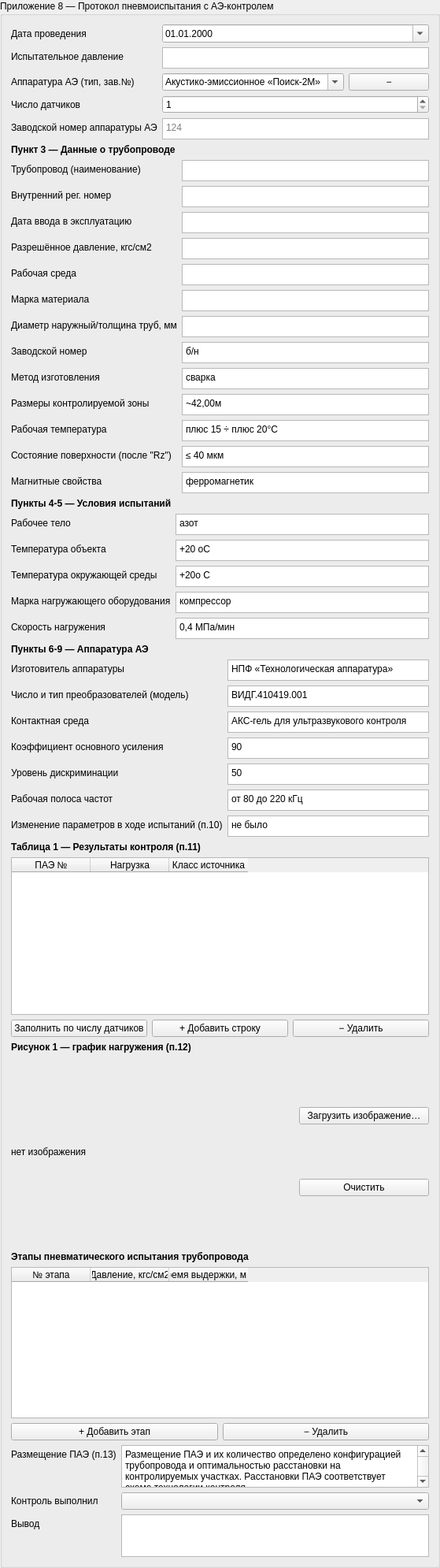
<widget class="QGroupBox" name="pnevmo_group">
 <property name="title"><string>Приложение 8 — Протокол пневмоиспытания с АЭ-контролем</string></property>
<layout class="QVBoxLayout" name="pnevmo_vlayout">
<item><layout class="QFormLayout" name="formLayout_36">
<item row="0" column="0">
 <widget class="QLabel" name="label_37"><property name="text"><string>Дата проведения</string></property></widget>
</item>
<item row="0" column="1">
 <widget class="QDateEdit" name="pnevmo_date">
 <property name="calendarPopup"><bool>true</bool></property>
 <property name="displayFormat"><string>dd.MM.yyyy</string></property>
</widget>
</item>
<item row="1" column="0">
 <widget class="QLabel" name="label_38"><property name="text"><string>Испытательное давление</string></property></widget>
</item>
<item row="1" column="1">
 <widget class="QPlainTextEdit" name="pnevmo_pressure">
 <property name="minimumSize"><size><width>0</width><height>27</height></size></property>
 <property name="maximumSize"><size><width>16777215</width><height>27</height></size></property>
 <property name="placeholderText"><string /></property>
</widget>
</item>
<item row="2" column="0">
 <widget class="QLabel" name="label_39"><property name="text"><string>Аппаратура АЭ (тип, зав.№)</string></property></widget>
</item>
<item row="2" column="1">
 <layout class="QHBoxLayout" name="pnevmo_device_layout">
<item><widget class="QComboBox" name="pnevmo_device">
 <property name="editable"><bool>true</bool></property>
 <item><property name="text"><string>Акустико-эмиссионное «Поиск-2М»</string></property></item>
</widget></item>
<item><widget class="QPushButton" name="pushButt_removePnevmoDevice"><property name="text"><string>−</string></property></widget></item>
</layout>
</item>
<item row="3" column="0">
 <widget class="QLabel" name="label_40"><property name="text"><string>Число датчиков</string></property></widget>
</item>
<item row="3" column="1">
 <widget class="QSpinBox" name="pnevmo_sensors_count">
 <property name="minimum"><number>1</number></property>
 <property name="maximum"><number>50</number></property>
</widget>
</item>
<item row="4" column="0">
 <widget class="QLabel" name="label_pnevmodeviceserial"><property name="text"><string>Заводской номер аппаратуры АЭ</string></property></widget>
</item>
<item row="4" column="1">
 <widget class="QPlainTextEdit" name="pnevmo_device_serial">
 <property name="minimumSize"><size><width>0</width><height>27</height></size></property>
 <property name="maximumSize"><size><width>16777215</width><height>27</height></size></property>
 <property name="placeholderText"><string>124</string></property>
</widget>
</item>
</layout></item>
<item><widget class="QLabel" name="label_pnevmo_p3_heading"><property name="text"><string>&lt;b&gt;Пункт 3 — Данные о трубопроводе&lt;/b&gt;</string></property></widget></item>
<item><layout class="QFormLayout" name="pnevmo_p3_form">
<item row="0" column="0"><widget class="QLabel" name="label_pnevmo_obj"><property name="text"><string>Трубопровод (наименование)</string></property></widget></item>
<item row="0" column="1"><widget class="QPlainTextEdit" name="pnevmo_obj_naznach">
 <property name="minimumSize"><size><width>0</width><height>27</height></size></property>
 <property name="maximumSize"><size><width>16777215</width><height>27</height></size></property>
</widget></item>
<item row="1" column="0"><widget class="QLabel" name="label_pnevmo_reg_number"><property name="text"><string>Внутренний рег. номер</string></property></widget></item>
<item row="1" column="1"><widget class="QPlainTextEdit" name="pnevmo_reg_number_display">
 <property name="minimumSize"><size><width>0</width><height>27</height></size></property>
 <property name="maximumSize"><size><width>16777215</width><height>27</height></size></property>
 <property name="readOnly"><bool>true</bool></property>
</widget></item>
<item row="2" column="0"><widget class="QLabel" name="label_pnevmo_year_start"><property name="text"><string>Дата ввода в эксплуатацию</string></property></widget></item>
<item row="2" column="1"><widget class="QPlainTextEdit" name="pnevmo_year_start_display">
 <property name="minimumSize"><size><width>0</width><height>27</height></size></property>
 <property name="maximumSize"><size><width>16777215</width><height>27</height></size></property>
 <property name="readOnly"><bool>true</bool></property>
</widget></item>
<item row="3" column="0"><widget class="QLabel" name="label_pnevmo_p_rab"><property name="text"><string>Разрешённое давление, кгс/см2</string></property></widget></item>
<item row="3" column="1"><widget class="QPlainTextEdit" name="pnevmo_p_rab_display">
 <property name="minimumSize"><size><width>0</width><height>27</height></size></property>
 <property name="maximumSize"><size><width>16777215</width><height>27</height></size></property>
 <property name="readOnly"><bool>true</bool></property>
</widget></item>
<item row="4" column="0"><widget class="QLabel" name="label_pnevmo_work_medium"><property name="text"><string>Рабочая среда</string></property></widget></item>
<item row="4" column="1"><widget class="QPlainTextEdit" name="pnevmo_work_medium_display">
 <property name="minimumSize"><size><width>0</width><height>27</height></size></property>
 <property name="maximumSize"><size><width>16777215</width><height>27</height></size></property>
 <property name="readOnly"><bool>true</bool></property>
</widget></item>
<item row="5" column="0"><widget class="QLabel" name="label_pnevmo_steel_grade"><property name="text"><string>Марка материала</string></property></widget></item>
<item row="5" column="1"><widget class="QPlainTextEdit" name="pnevmo_steel_grade_display">
 <property name="minimumSize"><size><width>0</width><height>27</height></size></property>
 <property name="maximumSize"><size><width>16777215</width><height>27</height></size></property>
 <property name="readOnly"><bool>true</bool></property>
</widget></item>
<item row="6" column="0"><widget class="QLabel" name="label_pnevmo_pipe_size"><property name="text"><string>Диаметр наружный/толщина труб, мм</string></property></widget></item>
<item row="6" column="1"><widget class="QPlainTextEdit" name="pnevmo_pipe_size_display">
 <property name="minimumSize"><size><width>0</width><height>27</height></size></property>
 <property name="maximumSize"><size><width>16777215</width><height>27</height></size></property>
 <property name="readOnly"><bool>true</bool></property>
</widget></item>
<item row="7" column="0"><widget class="QLabel" name="label_pnevmo_pipe_serial"><property name="text"><string>Заводской номер</string></property></widget></item>
<item row="7" column="1"><widget class="QPlainTextEdit" name="pnevmo_pipe_serial">
 <property name="minimumSize"><size><width>0</width><height>27</height></size></property>
 <property name="maximumSize"><size><width>16777215</width><height>27</height></size></property>
 <property name="plainText"><string>б/н</string></property>
</widget></item>
<item row="8" column="0"><widget class="QLabel" name="label_pnevmo_manufacture_method"><property name="text"><string>Метод изготовления</string></property></widget></item>
<item row="8" column="1"><widget class="QPlainTextEdit" name="pnevmo_manufacture_method">
 <property name="minimumSize"><size><width>0</width><height>27</height></size></property>
 <property name="maximumSize"><size><width>16777215</width><height>27</height></size></property>
 <property name="plainText"><string>сварка</string></property>
</widget></item>
<item row="9" column="0"><widget class="QLabel" name="label_pnevmo_control_zone_size"><property name="text"><string>Размеры контролируемой зоны</string></property></widget></item>
<item row="9" column="1"><widget class="QPlainTextEdit" name="pnevmo_control_zone_size">
 <property name="minimumSize"><size><width>0</width><height>27</height></size></property>
 <property name="maximumSize"><size><width>16777215</width><height>27</height></size></property>
 <property name="plainText"><string>~42,00м</string></property>
</widget></item>
<item row="10" column="0"><widget class="QLabel" name="label_pnevmo_ndt_temp_range"><property name="text"><string>Рабочая температура</string></property></widget></item>
<item row="10" column="1"><widget class="QPlainTextEdit" name="pnevmo_ndt_temp_range">
 <property name="minimumSize"><size><width>0</width><height>27</height></size></property>
 <property name="maximumSize"><size><width>16777215</width><height>27</height></size></property>
 <property name="plainText"><string>плюс 15 ÷ плюс 20°С</string></property>
</widget></item>
<item row="11" column="0"><widget class="QLabel" name="label_pnevmo_surface_condition"><property name="text"><string>Состояние поверхности (после "Rz")</string></property></widget></item>
<item row="11" column="1"><widget class="QPlainTextEdit" name="pnevmo_surface_condition">
 <property name="minimumSize"><size><width>0</width><height>27</height></size></property>
 <property name="maximumSize"><size><width>16777215</width><height>27</height></size></property>
 <property name="plainText"><string>≤ 40 мкм</string></property>
</widget></item>
<item row="12" column="0"><widget class="QLabel" name="label_pnevmo_magnetic_properties"><property name="text"><string>Магнитные свойства</string></property></widget></item>
<item row="12" column="1"><widget class="QPlainTextEdit" name="pnevmo_magnetic_properties">
 <property name="minimumSize"><size><width>0</width><height>27</height></size></property>
 <property name="maximumSize"><size><width>16777215</width><height>27</height></size></property>
 <property name="plainText"><string>ферромагнетик</string></property>
</widget></item>
</layout></item>
<item><widget class="QLabel" name="label_pnevmo_p45_heading"><property name="text"><string>&lt;b&gt;Пункты 4-5 — Условия испытаний&lt;/b&gt;</string></property></widget></item>
<item><layout class="QFormLayout" name="pnevmo_p45_form">
<item row="0" column="0"><widget class="QLabel" name="label_pnevmo_test_medium"><property name="text"><string>Рабочее тело</string></property></widget></item>
<item row="0" column="1"><widget class="QPlainTextEdit" name="pnevmo_test_medium">
 <property name="minimumSize"><size><width>0</width><height>27</height></size></property>
 <property name="maximumSize"><size><width>16777215</width><height>27</height></size></property>
 <property name="plainText"><string>азот</string></property>
</widget></item>
<item row="1" column="0"><widget class="QLabel" name="label_pnevmo_object_temp"><property name="text"><string>Температура объекта</string></property></widget></item>
<item row="1" column="1"><widget class="QPlainTextEdit" name="pnevmo_object_temp">
 <property name="minimumSize"><size><width>0</width><height>27</height></size></property>
 <property name="maximumSize"><size><width>16777215</width><height>27</height></size></property>
 <property name="plainText"><string>+20 оС</string></property>
</widget></item>
<item row="2" column="0"><widget class="QLabel" name="label_pnevmo_ambient_temp"><property name="text"><string>Температура окружающей среды</string></property></widget></item>
<item row="2" column="1"><widget class="QPlainTextEdit" name="pnevmo_ambient_temp">
 <property name="minimumSize"><size><width>0</width><height>27</height></size></property>
 <property name="maximumSize"><size><width>16777215</width><height>27</height></size></property>
 <property name="plainText"><string>+20о С</string></property>
</widget></item>
<item row="3" column="0"><widget class="QLabel" name="label_pnevmo_loading_equipment"><property name="text"><string>Марка нагружающего оборудования</string></property></widget></item>
<item row="3" column="1"><widget class="QPlainTextEdit" name="pnevmo_loading_equipment">
 <property name="minimumSize"><size><width>0</width><height>27</height></size></property>
 <property name="maximumSize"><size><width>16777215</width><height>27</height></size></property>
 <property name="plainText"><string>компрессор</string></property>
</widget></item>
<item row="4" column="0"><widget class="QLabel" name="label_pnevmo_loading_rate"><property name="text"><string>Скорость нагружения</string></property></widget></item>
<item row="4" column="1"><widget class="QPlainTextEdit" name="pnevmo_loading_rate">
 <property name="minimumSize"><size><width>0</width><height>27</height></size></property>
 <property name="maximumSize"><size><width>16777215</width><height>27</height></size></property>
 <property name="plainText"><string>0,4 МПа/мин</string></property>
</widget></item>
</layout></item>
<item><widget class="QLabel" name="label_pnevmo_p69_heading"><property name="text"><string>&lt;b&gt;Пункты 6-9 — Аппаратура АЭ&lt;/b&gt;</string></property></widget></item>
<item><layout class="QFormLayout" name="pnevmo_p69_form">
<item row="0" column="0"><widget class="QLabel" name="label_pnevmo_device_manufacturer"><property name="text"><string>Изготовитель аппаратуры</string></property></widget></item>
<item row="0" column="1"><widget class="QPlainTextEdit" name="pnevmo_device_manufacturer">
 <property name="minimumSize"><size><width>0</width><height>27</height></size></property>
 <property name="maximumSize"><size><width>16777215</width><height>27</height></size></property>
 <property name="plainText"><string>НПФ «Технологическая аппаратура»</string></property>
</widget></item>
<item row="1" column="0"><widget class="QLabel" name="label_pnevmo_sensor_model"><property name="text"><string>Число и тип преобразователей (модель)</string></property></widget></item>
<item row="1" column="1"><widget class="QPlainTextEdit" name="pnevmo_sensor_model">
 <property name="minimumSize"><size><width>0</width><height>27</height></size></property>
 <property name="maximumSize"><size><width>16777215</width><height>27</height></size></property>
 <property name="plainText"><string>ВИДГ.410419.001</string></property>
</widget></item>
<item row="2" column="0"><widget class="QLabel" name="label_pnevmo_contact_medium"><property name="text"><string>Контактная среда</string></property></widget></item>
<item row="2" column="1"><widget class="QPlainTextEdit" name="pnevmo_contact_medium">
 <property name="minimumSize"><size><width>0</width><height>27</height></size></property>
 <property name="maximumSize"><size><width>16777215</width><height>27</height></size></property>
 <property name="plainText"><string>АКС-гель для ультразвукового контроля</string></property>
</widget></item>
<item row="3" column="0"><widget class="QLabel" name="label_pnevmo_gain"><property name="text"><string>Коэффициент основного усиления</string></property></widget></item>
<item row="3" column="1"><widget class="QPlainTextEdit" name="pnevmo_gain">
 <property name="minimumSize"><size><width>0</width><height>27</height></size></property>
 <property name="maximumSize"><size><width>16777215</width><height>27</height></size></property>
 <property name="plainText"><string>90</string></property>
</widget></item>
<item row="4" column="0"><widget class="QLabel" name="label_pnevmo_discrimination"><property name="text"><string>Уровень дискриминации</string></property></widget></item>
<item row="4" column="1"><widget class="QPlainTextEdit" name="pnevmo_discrimination">
 <property name="minimumSize"><size><width>0</width><height>27</height></size></property>
 <property name="maximumSize"><size><width>16777215</width><height>27</height></size></property>
 <property name="plainText"><string>50</string></property>
</widget></item>
<item row="5" column="0"><widget class="QLabel" name="label_pnevmo_frequency_band"><property name="text"><string>Рабочая полоса частот</string></property></widget></item>
<item row="5" column="1"><widget class="QPlainTextEdit" name="pnevmo_frequency_band">
 <property name="minimumSize"><size><width>0</width><height>27</height></size></property>
 <property name="maximumSize"><size><width>16777215</width><height>27</height></size></property>
 <property name="plainText"><string>от 80 до 220 кГц</string></property>
</widget></item>
<item row="6" column="0"><widget class="QLabel" name="label_pnevmo_param_changes"><property name="text"><string>Изменение параметров в ходе испытаний (п.10)</string></property></widget></item>
<item row="6" column="1"><widget class="QPlainTextEdit" name="pnevmo_param_changes">
 <property name="minimumSize"><size><width>0</width><height>27</height></size></property>
 <property name="maximumSize"><size><width>16777215</width><height>27</height></size></property>
 <property name="plainText"><string>не было</string></property>
</widget></item>
</layout></item>
<item><widget class="QLabel" name="label_pnevmo_ae_table"><property name="text"><string>&lt;b&gt;Таблица 1 — Результаты контроля (п.11)&lt;/b&gt;</string></property></widget></item>
<item><widget class="QTableWidget" name="table_pnevmo_ae">
 <property name="minimumSize"><size><width>0</width><height>200</height></size></property>
 <property name="rowCount"><number>0</number></property>
 <property name="columnCount"><number>3</number></property>
<column><property name="text"><string>ПАЭ №</string></property></column>
<column><property name="text"><string>Нагрузка</string></property></column>
<column><property name="text"><string>Класс источника</string></property></column>
</widget></item>
<item><layout class="QHBoxLayout" name="pnevmo_ae_buttons">
<item><widget class="QPushButton" name="pushButt_fillPnevmoAeTable"><property name="text"><string>Заполнить по числу датчиков</string></property></widget></item>
<item><widget class="QPushButton" name="pushButt_addPnevmoAeRow"><property name="text"><string>+ Добавить строку</string></property></widget></item>
<item><widget class="QPushButton" name="pushButt_removePnevmoAeRow"><property name="text"><string>− Удалить</string></property></widget></item>
</layout></item>
<item><widget class="QLabel" name="label_pnevmo_graph"><property name="text"><string>&lt;b&gt;Рисунок 1 — график нагружения (п.12)&lt;/b&gt;</string></property></widget></item>
<item><layout class="QHBoxLayout" name="pnevmo_graph_hlayout">
<item><widget class="QLabel" name="pnevmo_graph_preview">
 <property name="minimumSize"><size><width>360</width><height>240</height></size></property>
 <property name="maximumSize"><size><width>360</width><height>240</height></size></property>
 <property name="text"><string>нет изображения</string></property>
</widget></item>
<item><layout class="QVBoxLayout" name="pnevmo_graph_buttons">
<item><widget class="QPushButton" name="pushButt_choosePnevmoGraph"><property name="text"><string>Загрузить изображение…</string></property></widget></item>
<item><widget class="QPushButton" name="pushButt_clearPnevmoGraph"><property name="text"><string>Очистить</string></property></widget></item>
</layout></item>
</layout></item>
<item><widget class="QLabel" name="label_pnevmo_stages_table"><property name="text"><string>&lt;b&gt;Этапы пневматического испытания трубопровода&lt;/b&gt;</string></property></widget></item>
<item><widget class="QTableWidget" name="table_pnevmo_stages">
 <property name="minimumSize"><size><width>0</width><height>140</height></size></property>
 <property name="rowCount"><number>0</number></property>
 <property name="columnCount"><number>3</number></property>
<column><property name="text"><string>№ этапа</string></property></column>
<column><property name="text"><string>Давление, кгс/см2</string></property></column>
<column><property name="text"><string>Время выдержки, мин</string></property></column>
</widget></item>
<item><layout class="QHBoxLayout" name="pnevmo_stages_buttons">
<item><widget class="QPushButton" name="pushButt_addPnevmoStageRow"><property name="text"><string>+ Добавить этап</string></property></widget></item>
<item><widget class="QPushButton" name="pushButt_removePnevmoStageRow"><property name="text"><string>− Удалить</string></property></widget></item>
</layout></item>
<item><layout class="QFormLayout" name="pnevmo_p13_form">
<item row="0" column="0"><widget class="QLabel" name="label_pnevmo_sensor_placement"><property name="text"><string>Размещение ПАЭ (п.13)</string></property></widget></item>
<item row="0" column="1"><widget class="QPlainTextEdit" name="pnevmo_sensor_placement_note">
 <property name="minimumSize"><size><width>0</width><height>54</height></size></property>
 <property name="maximumSize"><size><width>16777215</width><height>54</height></size></property>
 <property name="plainText"><string>Размещение ПАЭ и их количество определено конфигурацией трубопровода и оптимальностью расстановки на контролируемых участках. Расстановки ПАЭ соответствует схеме технологии контроля</string></property>
</widget></item>
<item row="1" column="0"><widget class="QLabel" name="label_pnevmo_specialist"><property name="text"><string>Контроль выполнил</string></property></widget></item>
<item row="1" column="1"><widget class="QComboBox" name="pnevmo_specialist" /></item>
<item row="2" column="0"><widget class="QLabel" name="label_41"><property name="text"><string>Вывод</string></property></widget></item>
<item row="2" column="1"><widget class="QPlainTextEdit" name="pnevmo_conclusion">
 <property name="minimumSize"><size><width>0</width><height>54</height></size></property>
 <property name="maximumSize"><size><width>16777215</width><height>54</height></size></property>
 <property name="placeholderText"><string /></property>
</widget></item>
</layout></item>
</layout>
</widget>
